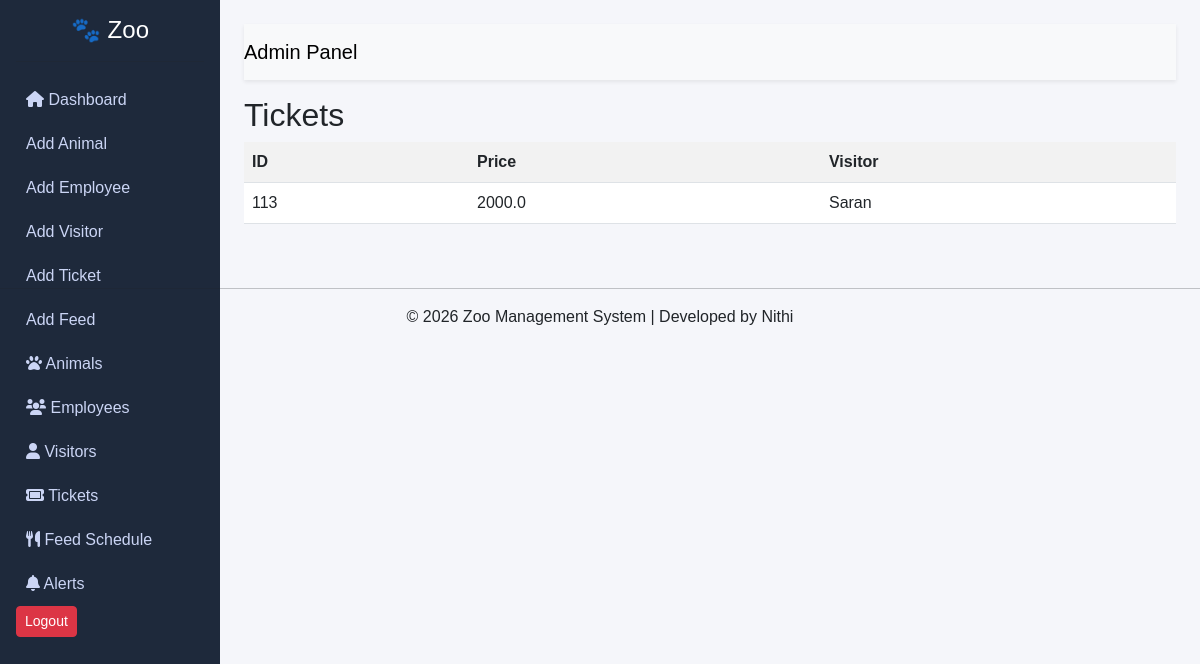
The app's page /tickets, older data.
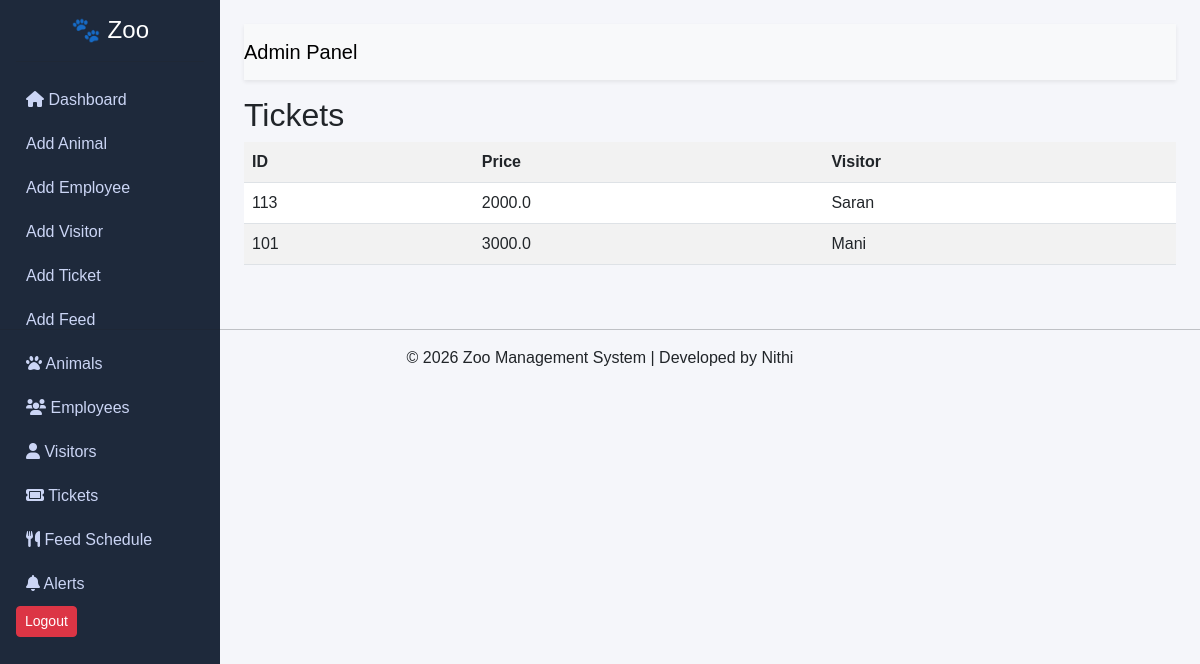
The same page, newer data.
### tables this page shows
CREATE TABLE tickets (
            ticket_id TEXT PRIMARY KEY,
            price REAL,
            visitor_name TEXT
        );

### app.py (the view)
@app.route('/tickets')
def tickets():
    data = zoo_db.get_tickets()
    return render_template('view_tickets.html', tickets=data)

### zoo_database.py (called while the page is built)
    def get_tickets(self):
        self.cursor.execute("SELECT * FROM tickets")
        return self.cursor.fetchall()

### templates/view_tickets.html
{% extends "base.html" %}
{% block content %}
<h2>Tickets</h2>
<table class="table table-striped">
<tr>
<th>ID</th><th>Price</th><th>Visitor</th>
</tr>
{% for t in tickets %}
<tr>
<td>{{ t[0] }}</td>
<td>{{ t[1] }}</td>
<td>{{ t[2] }}</td>
</tr>
{% endfor %}
</table>
{% endblock %}

### templates/base.html (shortened to what this page needs)
<!DOCTYPE html>
<html>
<head>
    <link href="https://cdn.jsdelivr.net/npm/bootstrap@5.3.0/dist/css/bootstrap.min.css" rel="stylesheet">
    <link rel="stylesheet" href="{{ url_for('static', filename='style.css') }}">
    <link rel="stylesheet" href="https://cdnjs.cloudflare.com/ajax/libs/font-awesome/6.0.0/css/all.min.css">
</head>
<body>
<div class="d-flex">
    <div class="sidebar p-3">
        <h4 class="text-white">🐾 Zoo</h4>
        <hr>
        <a href="/" class="menu"><i class="fas fa-home"></i> Dashboard</a>
        <a href="/add_animal" class="menu">Add Animal</a>
        <a href="/add_employee" class="menu">Add Employee</a>
        <a href="/add_visitor" class="menu">Add Visitor</a>
        <a href="/add_ticket" class="menu">Add Ticket</a>
        <a href="/add_feed" class="menu">Add Feed</a>
        <a href="/animals" class="menu"><i class="fas fa-paw"></i> Animals</a>
        <a href="/employees" class="menu"><i class="fas fa-users"></i> Employees</a>
        <a href="/visitors" class="menu"><i class="fas fa-user"></i> Visitors</a>
        <a href="/tickets" class="menu"><i class="fas fa-ticket"></i> Tickets</a>
        <a href="/feed" class="menu"><i class="fas fa-utensils"></i> Feed Schedule</a>
        <a href="/alerts" class="menu">
            <i class="fas fa-bell"></i> Alerts
        </a>
        <a href="/logout" class="btn btn-danger btn-sm">Logout</a>
    </div>
    <div class="content p-4">
        <nav class="navbar bg-light shadow-sm mb-3">
            <span class="navbar-brand">Admin Panel</span>
        </nav>
        {% block content %}{% endblock %}
    </div>
</div>
</body>
<footer class="text-center mt-4">
    <hr>
    <p>© 2026 Zoo Management System | Developed by Nithi</p>
</footer>
</html>

### static/style.css (style rules this page uses)
body { margin: 0; font-family: Arial, sans-serif; background-color: #f5f6fa; }
.sidebar { width: 220px; height: 100vh; background: #1e293b; position: fixed; }
.sidebar h4 { text-align: center; }
.menu { display: block; color: #cbd5f5; padding: 10px; text-decoration: none; border-radius: 5px; }
.content { margin-left: 220px; width: 100%; }

Row changes from the older to the newer data that the page shows:
added tickets: ticket_id "101", price "3000.0", visitor_name "Mani"
